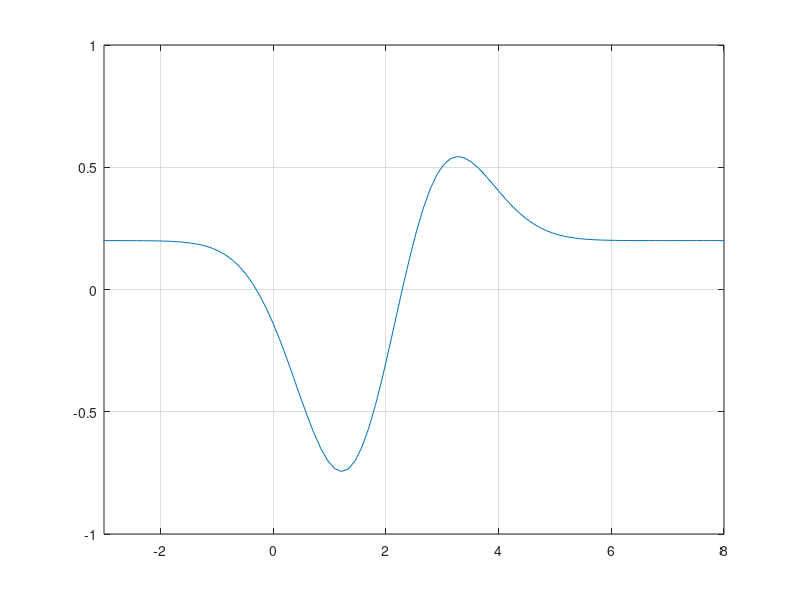

Source code (MATLAB): (Note: this script raises an error after producing the figure.)
%% Uppgift 1
f=@(x)(x-2.5).*exp(-0.5*(x-2).^2)+0.2;
x=linspace(-4, 8);

plot(x, f(x));
axis([-3 8 -1 1]), grid on

%% Uppgift 2
a=-1;
b=0;

f=@(x)(x-2.5).*exp(-0.5*(x-2).^2)+0.2;

ab = f(a)*f(b)

m = (a+b)/2;

if f(a)*f(m) < 0
    b=m
else 
    a=m
end

%% Uppgift 3/4
format long

f=@(x)(x-2.5).*exp(-0.5*(x-2).^2)+0.2;

min_bisect(f,[-1,0],1e-5)
min_bisect(f,[1,3],1e-5)

%% Uppgift 5
x=linspace(11, 12);

min_bisect(@kastbana,[11,12],1e-5)

plot(x,kastbana(x));
grid on
